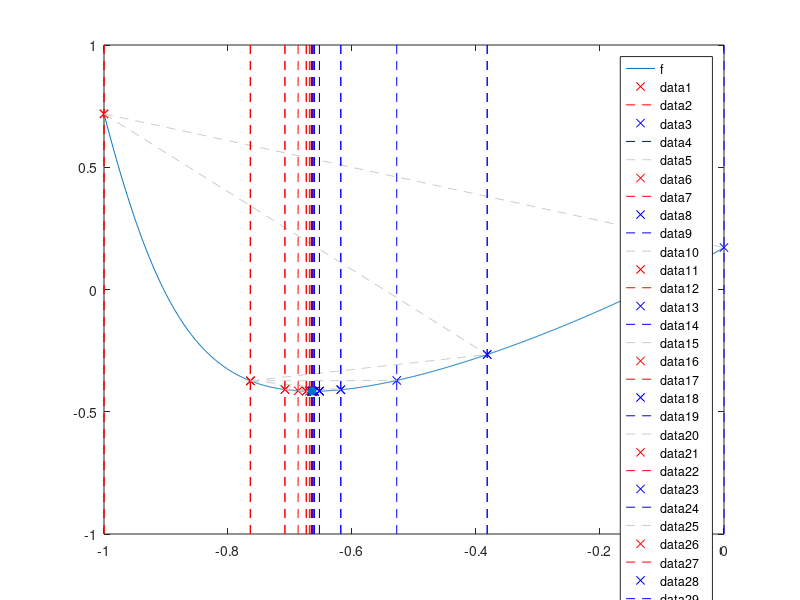

Recreate this plot in MATLAB.
% Метод золотого сечения
function lab2()
    % очистка command window перед каждым новым запуском
    clc();
    disp('Дубовицкая Ольга Николаевна. ИУ7-21М');
    disp('Лабораторная работа №2. Вариант 4');

    % интервал [a, b] для построения функции
    a = -1;
    b = 0;
    fprintf('\n* Отрезок для построения графика целевой ф-ции [%d, %d]\n', a, b);
    % заданная точность
    eps = 1e-6;
    fprintf('* Заданная точность eps = %.6f\n\n', eps);

    % "дебаггинг": 1 - вывод всех р-тов; 0 - только ответ
    debuging = 1;

    % построение графика функции f на [a, b]
    fplot(@f, [a, b]);
    % возможность добавлять новые эл-ты на уже существующий график
    hold on;

    % вызов ф-ции метода золотого сечения
    [x_star, f_star] = golden_cut(a, b, eps, debuging);

    % добавление точки (x*, f(x*)) на график в виде зелёной точки
    scatter(x_star, f_star, 'green', 'filled');
end

function y = f(x)
    y =  tanh(5*power(x,2) + 3*x - 2) + exp((power(x,3) + 6*power(x,2) + 12*x + 8) ./ (2*power(x,2) + 8*x + 7)) - 2.0;
end

function [x_star, f_star] = golden_cut(a, b, eps, debuging)
    % вычисление tau -- отношение длины нового отрезка к длине текущего
    tau = (sqrt(5) - 1) / 2;
    % вычисление длины отрезка [a; b]
    l = b - a;
    % вычисление значений пробных точек x1 и x2
    x1 = b - tau * l;
    x2 = a + tau * l;
    % вычисление значений целевой функции в точках х1 и х2
    f1 = f(x1);
    f2 = f(x2);
    % счётчик вычислений
    i = 0;
    % выводятся посчитанные x1, f1 и x2, f2
    if debuging
        fprintf('STEP №%d\n', i);
        disp('Вычислим пробную точку x1 по формуле x1 := b - tau * l');
        disp('Пробная точка x1 и значение целевой функции в ней:');
        fprintf('>>> (x1, f1) --> x1=%.10f f1=%.10f\n\n', x1, f1);

        disp('Вычислим пробную точку x2 по формуле x2 := a + tau * l');
        disp('Пробная точка x2 и значение целевой функции в ней:');
        fprintf('>>> (x2, f2) --> x2=%.10f f2=%.10f\n\n', x2, f2);
    end

    while 1
        i = i + 1;

        if debuging
            fprintf('\nSTEP №%2d\n', i);
            fprintf('<<< a=%.10f b=%.10f >>>\n', a, b);

            % добавлем на график точку (a, f(a)) в виде красного крестика
            plot(a, f(a), 'xr');
            % добавляем пунктирную линию x=a левую границу отрезка [a,b]
            line([a a], [-1 1], 'color', 'red', 'LineStyle', '--');

            % добавлем на график точку (b, f(b)) в виде синего крестика
            plot(b, f(b), 'xb');
            % добавляем пунктирную линию x=b правую границу отрезка [a,b]
            line([b b], [-1 1], 'color', 'blue', 'LineStyle', '--');

            % соединяем отрезком точки (a, f(a)) и (b, f(b))
            % линия серая, пунктирная
            line([a b], [f(a) f(b)], 'color', [0.8 0.8 0.8], 'LineStyle', '--');

            % возможность добавлять новые эл-ты на уже существующий график
            hold on;
            % задержка
            %pause(0.8);
        end

        if l > 2 * eps
            if debuging
                disp('Сравним l (длину отрезка [a; b]) и 2*eps')
                disp('>>> l > 2*eps');
                disp(' ');
                disp('Сравним значения функции в точках x1 и x2');
            end

            if f1 <= f2
                b = x2;
                l = b - a;

                x2 = x1;
                f2 = f1;

                x1 = b - tau * l;
                f1 = f(x1);

                if debuging
                    disp('>>> f1 <= f2');
                    disp(' ');
                    disp('Отбрасываем отрезок [x2, b]');
                    disp('>>> Конец b нового отрезка помещён в точку x2');
                    disp('>>> Старая пробная точка х1 стала новой пробной точкой х2');
                    disp('Считаем новую пробную точку x1 и значение целевой функции в ней:');
                    fprintf('(х1, f1) --> x1=%.10f f1=%.10f\n', x1, f1);
                end
            else
                a = x1;
                l = b - a;

                x1 = x2;
                f1 = f2;

                x2 = a + tau * l;
                f2 = f(x2);

                if debuging
                    disp('>>> f1 > f2');
                    disp(' ');
                    disp('Отбрасываем отрезок [a, x1]');
                    disp('>>> Конец a нового отрезка помещён в точку x1');
                    disp('>>> Старая пробная точка х2 стала новой пробной точкой х1');
                    disp('Считаем новую пробную точку x2 и значение целевой функции в ней:');
                    fprintf('(х2, f2) --> x2=%.10f f2=%.10f\n', x2, f2);
                end
            end
        else
            if debuging
                disp('Сравним длину отрезка l и 2*eps')
                disp('>>> l <= 2*eps');
                disp('x* найден');
            end

            x_star = (a + b) / 2;
            f_star= f(x_star);
            break
        end
    end

    i = i + 1;

    fprintf('\nРезультат (для eps = %.6f):\n', eps);

    if debuging
        fprintf('%2d COUNTS\n', i);
        fprintf('a=%.10f b=%.10f\n', a, b);
    end

    fprintf('x*=%.10f f(x*)=%.10f\n', x_star, f_star);
    line([a b], [f(a) f(b)], 'color', 'red');
end
